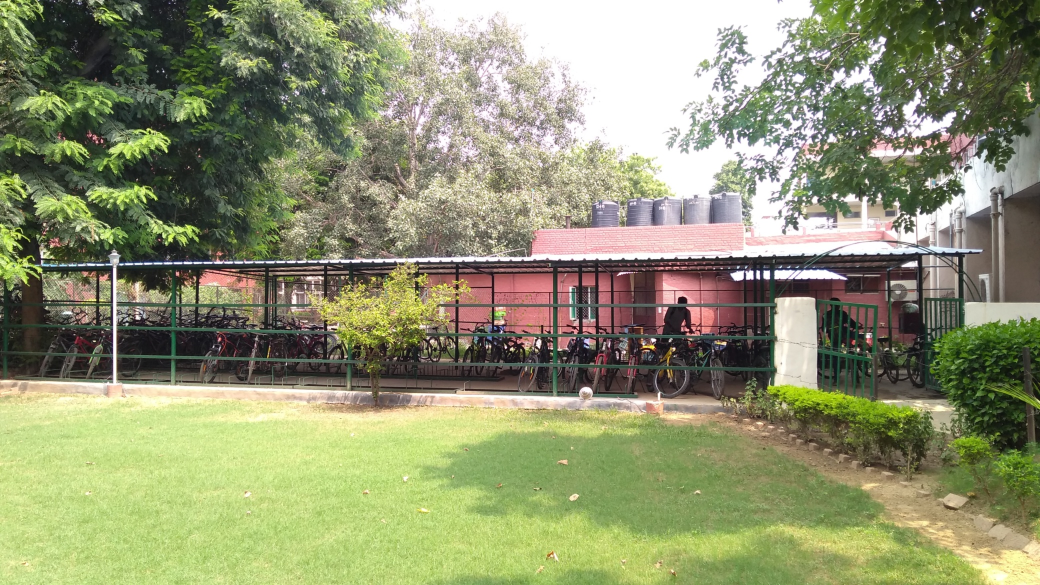
#> input picture 0sef.jpg, 2080 x 1170 px, given in place of 1.mp4, which was not available (shown at 1/2 size)
$ jupyter execute Assignment1.ipynb   (text cells are left out)
#> lines starting #> are read from the running program, lines starting #| are printed output that depends on the picture; after the words box and inside, x2 and y2 are one past the last pixel; in counts of white or black regions, pixels touching at a corner belong together; pictures that were not available may be replaced by others from this repository, and a replacement may not be noted
#> in processVideo, frame is the input picture: shape (1170, 2080, 3); mean B, G, R 112.6, 147.4, 143.1
[cell 1]
import cv2
import numpy as np
from statistics import median

[cell 2]
vidnum = 1

history = 5
persistance = 0
maxPersistance = 10

BlurTuple = (5,5)

CannyLow = 5
CannyHigh = 100

isProbabilistic = False
HoughBinsRho = 1
HoughBinsTheta = np.pi/180
HoughThresholdVotes = 65
HoughThresholdVotesP = 10
MinLineLength = 50
MaxLineGap = 5

MedianLineColor = (0, 0, 255)
MedianLineThickness = 3

rhoRegularisation = 0.1
thetaRegularisation = 0.3

rhoDeviation = 60
thetaDeviation = 0.2
rhoByThetaDev = rhoDeviation/thetaDeviation

pastRhos = [0]
pastThetas = [0]
pastRhoMedian = 0
pastThetaMedian = 0

#Y1s are smaller and
pastYMins = [0]
pastYMaxs = [0]
pastY1MinMedian = 0
pastY2MaxMedian = 0

pastYs = [0]
pastYPersistance = 70

[cell 3]
vid = cv2.VideoCapture("./Videos/" + str(vidnum) + ".mp4")

print("Video dimensions are: %d x %d " %(int(vid.get(3)), int(vid.get(4))))

[cell 4]
backSubKNN = cv2.createBackgroundSubtractorKNN()
backSubMOG2 = cv2.createBackgroundSubtractorMOG2()
backSubMOG = cv2.bgsegm.createBackgroundSubtractorMOG()
backSubGMG = cv2.bgsegm.createBackgroundSubtractorGMG()
backSubCNT = cv2.bgsegm.createBackgroundSubtractorCNT()
backSubGSOC = cv2.bgsegm.createBackgroundSubtractorGSOC()
backSubLSBP = cv2.bgsegm.createBackgroundSubtractorLSBP()
# [8 lines of commented-out code are left out]
backSubKNN.setDetectShadows(False)

[cell 5]
frame_width=1920
frame_height=1080

cap = cv2.VideoCapture("./Videos/" + str(vidnum) + ".mp4")

# Get the Default resolutions
frame_width = int(cap.get(3))
frame_height = int(cap.get(4))

# Define the codec and filename.
out = cv2.VideoWriter('output.avi',cv2.VideoWriter_fourcc('M','J','P','G'), 10, (frame_width,frame_height))

# fourcc = cv2.VideoWriter_fourcc(*'8BPS')
# out = cv2.VideoWriter("./outt" + str(vidnum) + ".avi",fourcc, 10, (frame_width,frame_height), True)

[cell 6]
def findRangeY(linesP) :
    global pastYMins, pastYMaxs, pastYMinMedian, pastYMaxMedian
    #ansmin, ansmax = 0, 0
    if linesP is not None:
        for line in linesP:
            x1,y1,x2,y2 = line[0]
            currentYMin = 0
            currentYMax = 0
            if y1 >= y2:
                pastYMins.append(y2)
                pastYMaxs.append(y1)
            else:
                pastYMins.append(y1)
                pastYMaxs.append(y2)

            pastYs.append(y1)
            pastYs.append(y2)

# [8 lines of commented-out code are left out]
            if len(pastYs)>pastYPersistance :
                del pastYs[0]
                del pastYs[0]

            if len(pastYMaxs)>pastYPersistance:
                del pastYMaxs[0]
            if len(pastYMins)>pastYPersistance:
                del pastYMins[0]

    return max(pastYs), min(pastYs)
#     return int(median(pastYMaxs)), int(median(pastYMins))


def giveEndPoints(rho, theta, linesP):
    global pastY1s, pastY2s, pastY1Median, pastY2Median
    a = np.cos(theta)
    b = np.sin(theta)
    x0 = a*rho
    y0 = b*rho
    maxLength = 2000
    y1, y2 = findRangeY(linesP)
    lengthmax = (y1 - y0)/a
    lengthmin = (y2 - y0)/a

    x1 = int(x0 + lengthmax*(-b))
    x2 = int(x0 + lengthmin*(-b))
# [4 lines of commented-out code are left out]
    return (x1,y1,x2,y2)


def getMean(lines):
    tempx, tempy = (0,0)
    if lines is not None:
        for line in lines:
            rho, theta = line[0]
            tempx, tempy = tempx + rho, tempy + theta
        tempx, tempy = tempx/len(lines), tempy/len(lines)
    return tempx, tempy


def getMedian(lines):
    global pastRhoMedian, pastThetaMedian, pastRhos, pastThetas, persistance
    rhoList = []
    thetaList = []
    rhoMedian, thetaMedian = 0, 0

    if lines is not None:
        for line in lines:
            rho, theta = line[0]
            rhoList.append(rho)
            thetaList.append(theta)
        rhoMedian = median(rhoList)
        thetaMedian = median(thetaList)

#         print('\t\t', rhoMedian, thetaMedian, pastRhoMedian-rhoMedian + (pastThetaMedian-thetaMedian)*rhoByThetaDev, persistance, (pastRhoMedian==0 or pastThetaMedian==0 or len(pastRhos)<history, abs(pastRhoMedian-rhoMedian + (pastThetaMedian-thetaMedian)*rhoByThetaDev)<rhoDeviation, persistance >= maxPersistance))

        if pastRhoMedian==0 or pastThetaMedian==0 or len(pastRhos)<history:
            pastRhos.append(rhoMedian)
            pastThetas.append(thetaMedian)
#         elif abs(pastRhoMedian-rhoMedian)/pastRhoMedian<rhoRegularisation and abs(pastThetaMedian-thetaMedian)/pastThetaMedian<thetaRegularisation:
        elif abs(pastRhoMedian-rhoMedian + (pastThetaMedian-thetaMedian)*rhoByThetaDev)<rhoDeviation:
            pastRhos.append(rhoMedian)
            pastThetas.append(thetaMedian)
        elif persistance >= maxPersistance:
            pastRhos = [rhoMedian]
            pastThetas = [thetaMedian]
            persistance = 0
        else:
            persistance += 1
#             print('yo!, them persistance be:', persistance)
#         print('\t\t', rhoMedian, thetaMedian, pastRhoMedian-rhoMedian + (pastThetaMedian-thetaMedian)*rhoByThetaDev, persistance, (pastRhoMedian==0 or pastThetaMedian==0 or len(pastRhos)<history, abs(pastRhoMedian-rhoMedian + (pastThetaMedian-thetaMedian)*rhoByThetaDev)<rhoDeviation, persistance >= maxPersistance))
        if len(pastRhos) > history:
            del pastRhos[0]
            del pastThetas[0]

    rhoMedian, thetaMedian = median(pastRhos), median(pastThetas)
    pastRhoMedian, pastThetaMedian = rhoMedian, thetaMedian
#     print(pastRhos, pastThetas, '\n', pastRhoMedian, pastThetaMedian, '\n',  end='\n\n')
    return rhoMedian, thetaMedian

[cell 7]
def processFrame(frame):
    hsv = cv2.cvtColor(frame, cv2.COLOR_BGR2HSV)
#> hsv: shape (1170, 2080, 3); mean H, S, V 49.6, 73.6, 153.2
    low_ring = np.array([10, 80, 50])
    high_ring = np.array([55,220, 180])
    mask = cv2.inRange(hsv, low_ring, high_ring)
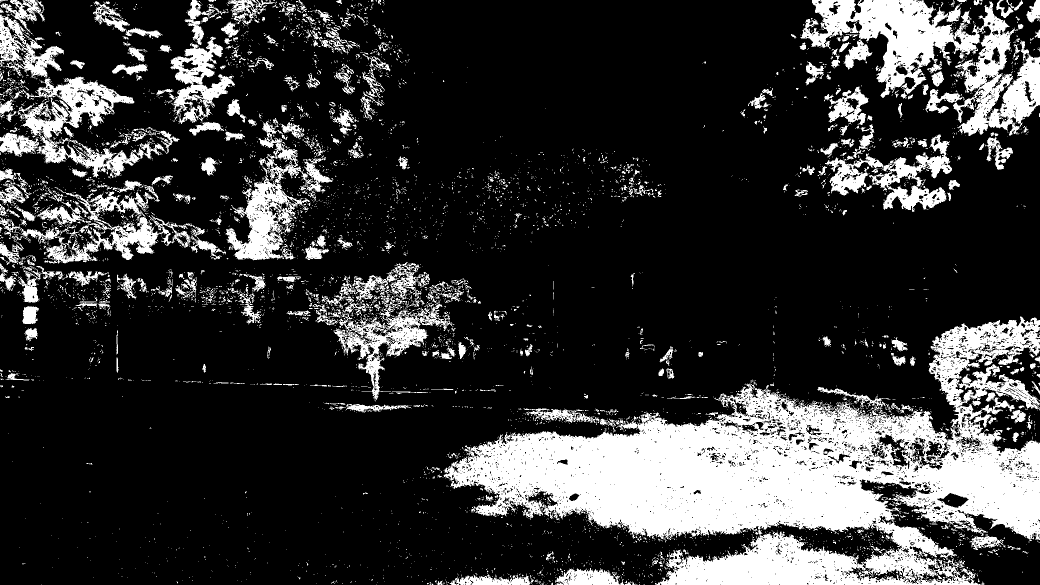
#> mask: shape (1170, 2080) (shown at 1/2 size); 21.2% white; 6153 white regions (5600 under 20 px), largest, box (x1, y1, x2, y2) and area: (887, 633, 2080, 1170) 270598, (1601, 0, 2080, 272) 49891, (0, 29, 359, 356) 26405

    frame[np.where((mask==255))] = [30,40,20]
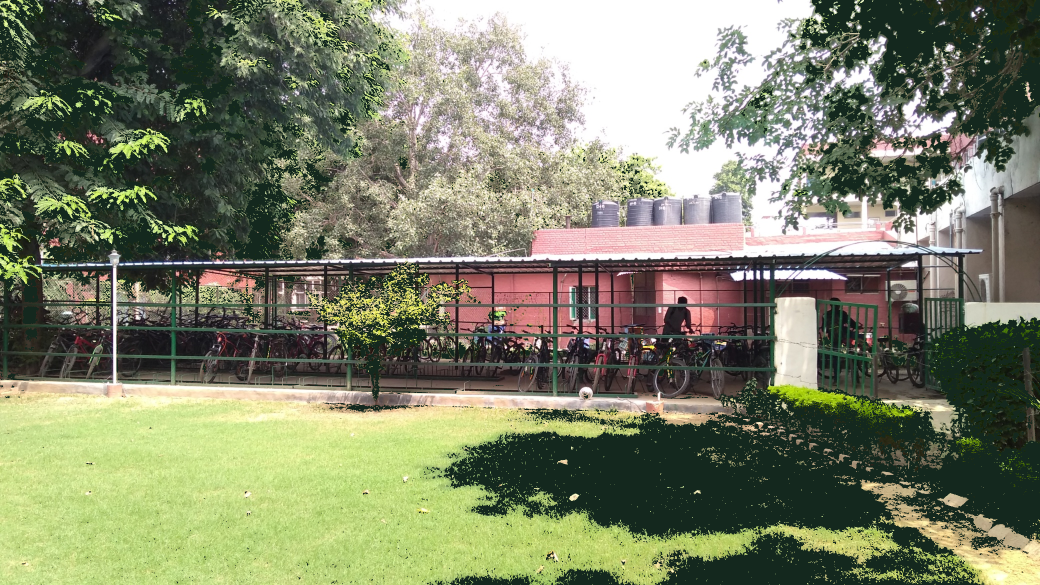
#> frame: shape (1170, 2080, 3) (shown at 1/2 size); mean B, G, R 104.7, 130.3, 124.8

    gray = cv2.cvtColor(frame, cv2.COLOR_BGR2GRAY)
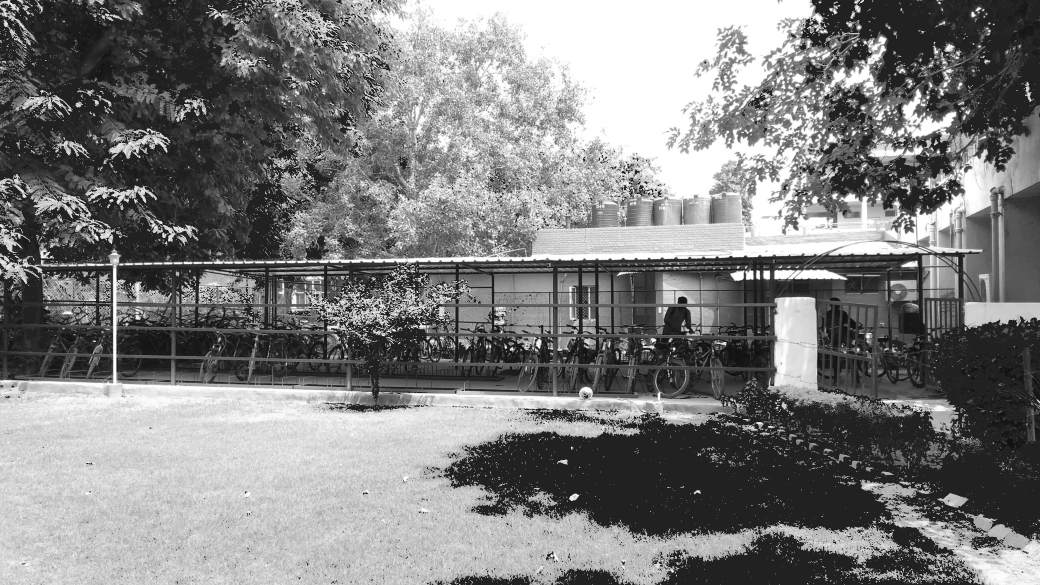
#> gray: shape (1170, 2080) (shown at 1/2 size); min 4, max 255, mean 125.8
    subbedFrameMOG = backSubMOG.apply(gray)
#> subbedFrameMOG: shape (1170, 2080); every value is 0

    cv2.imshow('subbedFrame', subbedFrameMOG)
    blurMOG = cv2.medianBlur(subbedFrameMOG, 9)
    smallBlurMOG = cv2.resize(blurMOG, (800,600), interpolation=cv2.INTER_LINEAR)
#> smallBlurMOG: shape (600, 800); every value is 0

    return blurMOG


def processVideo():
    while vid.isOpened():
        ret, frame = vid.read()
        if ret==True:
            copy = frame.copy()


# [24 lines of commented-out code are left out]
            blurredFrame = processFrame(frame)
            edges = cv2.Canny(blurredFrame, CannyLow, CannyHigh)

#             out.write(subbedFrameMOG)
            out.write(blurredFrame)


# [5 lines of commented-out code are left out]
            colorMOG = cv2.cvtColor(blurredFrame, cv2.COLOR_BAYER_GR2BGR)
#> colorMOG: shape (1170, 2080, 3); every value is 0

            lines = cv2.HoughLines(edges, HoughBinsRho, HoughBinsTheta, HoughThresholdVotes)
#> lines = None
            linesP = cv2.HoughLinesP(edges, HoughBinsRho, HoughBinsTheta, HoughThresholdVotesP, minLineLength=MinLineLength, maxLineGap=MaxLineGap)
#> linesP = None
#             print(lines)


            rho, theta = getMedian(lines)
#> rho = 0; theta = 0
            x1, y1, x2, y2 = giveEndPoints(rho, theta, linesP)
#> in giveEndPoints, `a = np.cos(theta)`: a = 1
#> in giveEndPoints, `b = np.sin(theta)`: b = 0
#> x1 = 0; y1 = 0; x2 = 0; y2 = 0
            cv2.line(frame, (x1, y1), (x2, y2), MedianLineColor, MedianLineThickness)
#> frame: shape (1170, 2080, 3); under 0.01% of pixels changed, all inside (x1, y1, x2, y2) = (0, 0, 3, 3)

# [19 lines of commented-out code are left out]


            smallFrame = cv2.resize(frame, (800,600), interpolation=cv2.INTER_LINEAR)
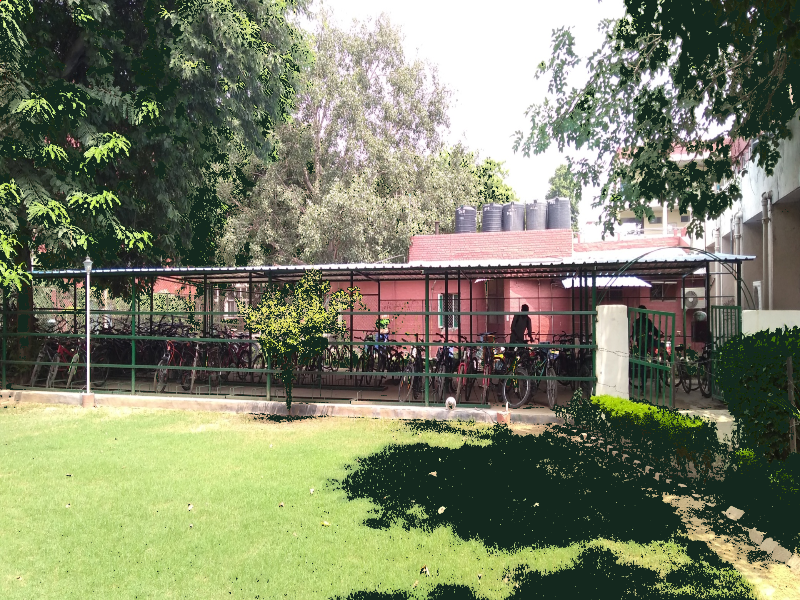
#> smallFrame: shape (600, 800, 3); mean B, G, R 104.6, 130.2, 124.7
            cv2.imshow('original', smallFrame)
    # [8 lines of commented-out code are left out]

            if cv2.waitKey(1) & 0xFF == ord('q'):
#> (key q is pressed here)
                break
        else:
            break
    vid.release()
    out.release()
    cv2.destroyAllWindows()
